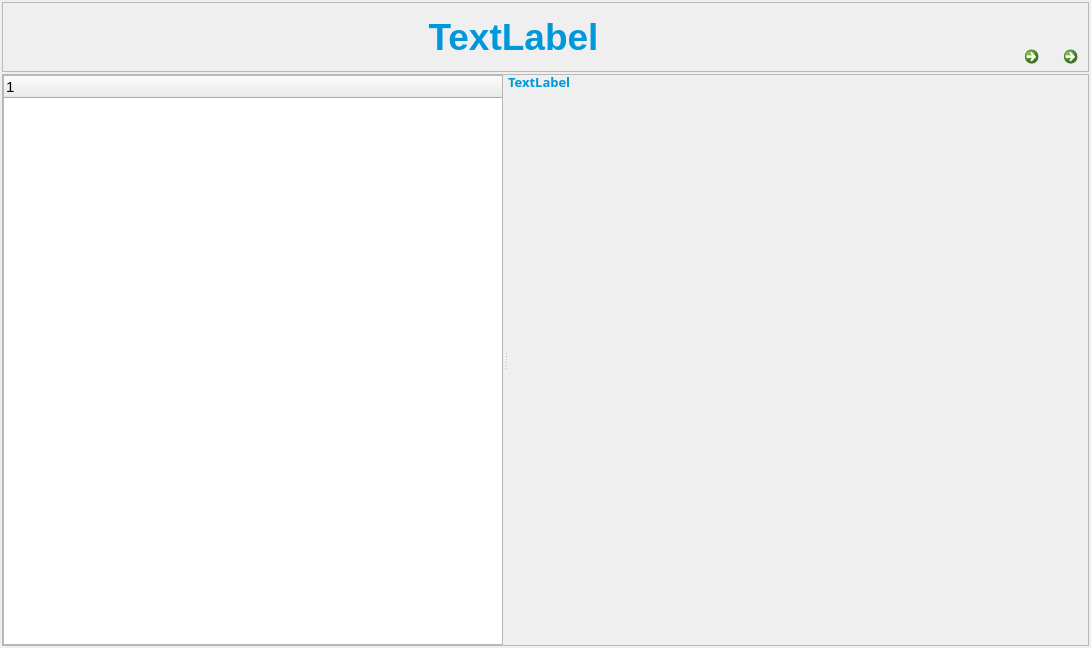
<?xml version="1.0" encoding="UTF-8"?>
<ui version="4.0">
 <class>MainWindow</class>
 <widget class="QMainWindow" name="MainWindow">
  <property name="geometry">
   <rect>
    <x>0</x>
    <y>0</y>
    <width>1091</width>
    <height>648</height>
   </rect>
  </property>
  <property name="windowTitle">
   <string>MainWindow</string>
  </property>
  <property name="styleSheet">
   <string notr="true"/>
  </property>
  <widget class="QWidget" name="centralwidget">
   <layout class="QVBoxLayout" name="verticalLayout_4">
    <property name="spacing">
     <number>2</number>
    </property>
    <property name="leftMargin">
     <number>2</number>
    </property>
    <property name="topMargin">
     <number>2</number>
    </property>
    <property name="rightMargin">
     <number>2</number>
    </property>
    <property name="bottomMargin">
     <number>2</number>
    </property>
    <item>
     <widget class="QFrame" name="frame_2">
      <property name="minimumSize">
       <size>
        <width>0</width>
        <height>70</height>
       </size>
      </property>
      <property name="maximumSize">
       <size>
        <width>16777215</width>
        <height>70</height>
       </size>
      </property>
      <property name="frameShape">
       <enum>QFrame::StyledPanel</enum>
      </property>
      <property name="frameShadow">
       <enum>QFrame::Raised</enum>
      </property>
      <layout class="QHBoxLayout" name="horizontalLayout_3">
       <property name="spacing">
        <number>0</number>
       </property>
       <property name="leftMargin">
        <number>0</number>
       </property>
       <property name="topMargin">
        <number>0</number>
       </property>
       <property name="rightMargin">
        <number>0</number>
       </property>
       <property name="bottomMargin">
        <number>0</number>
       </property>
       <item>
        <widget class="QLabel" name="label_logo">
         <property name="sizePolicy">
          <sizepolicy hsizetype="Preferred" vsizetype="Preferred">
           <horstretch>0</horstretch>
           <verstretch>0</verstretch>
          </sizepolicy>
         </property>
         <property name="minimumSize">
          <size>
           <width>0</width>
           <height>70</height>
          </size>
         </property>
         <property name="maximumSize">
          <size>
           <width>450</width>
           <height>70</height>
          </size>
         </property>
         <property name="text">
          <string/>
         </property>
         <property name="pixmap">
          <pixmap>../res/Zions_100.png</pixmap>
         </property>
         <property name="scaledContents">
          <bool>true</bool>
         </property>
         <property name="wordWrap">
          <bool>false</bool>
         </property>
        </widget>
       </item>
       <item>
        <layout class="QHBoxLayout" name="horizontalLayout_2">
         <item>
          <spacer name="horizontalSpacer_2">
           <property name="orientation">
            <enum>Qt::Horizontal</enum>
           </property>
           <property name="sizeHint" stdset="0">
            <size>
             <width>40</width>
             <height>20</height>
            </size>
           </property>
          </spacer>
         </item>
         <item>
          <widget class="QLabel" name="label_Title">
           <property name="sizePolicy">
            <sizepolicy hsizetype="Expanding" vsizetype="Preferred">
             <horstretch>0</horstretch>
             <verstretch>0</verstretch>
            </sizepolicy>
           </property>
           <property name="minimumSize">
            <size>
             <width>221</width>
             <height>40</height>
            </size>
           </property>
           <property name="maximumSize">
            <size>
             <width>16777215</width>
             <height>40</height>
            </size>
           </property>
           <property name="font">
            <font>
             <family>Arial</family>
             <pointsize>28</pointsize>
             <weight>75</weight>
             <bold>true</bold>
            </font>
           </property>
           <property name="styleSheet">
            <string notr="true">color: #0098DA</string>
           </property>
           <property name="text">
            <string>TextLabel</string>
           </property>
           <property name="alignment">
            <set>Qt::AlignCenter</set>
           </property>
          </widget>
         </item>
         <item>
          <spacer name="horizontalSpacer">
           <property name="orientation">
            <enum>Qt::Horizontal</enum>
           </property>
           <property name="sizeHint" stdset="0">
            <size>
             <width>40</width>
             <height>20</height>
            </size>
           </property>
          </spacer>
         </item>
         <item>
          <layout class="QVBoxLayout" name="verticalLayout">
           <item>
            <spacer name="verticalSpacer_2">
             <property name="orientation">
              <enum>Qt::Vertical</enum>
             </property>
             <property name="sizeHint" stdset="0">
              <size>
               <width>20</width>
               <height>40</height>
              </size>
             </property>
            </spacer>
           </item>
           <item>
            <layout class="QHBoxLayout" name="horizontalLayout">
             <property name="spacing">
              <number>0</number>
             </property>
             <item>
              <widget class="QCommandLinkButton" name="ChangeUser">
               <property name="sizePolicy">
                <sizepolicy hsizetype="Preferred" vsizetype="Preferred">
                 <horstretch>0</horstretch>
                 <verstretch>0</verstretch>
                </sizepolicy>
               </property>
               <property name="minimumSize">
                <size>
                 <width>0</width>
                 <height>0</height>
                </size>
               </property>
               <property name="maximumSize">
                <size>
                 <width>32</width>
                 <height>32</height>
                </size>
               </property>
               <property name="text">
                <string/>
               </property>
               <property name="icon">
                <iconset>
                 <normaloff>../res/ico/changeuser.png</normaloff>../res/ico/changeuser.png</iconset>
               </property>
               <property name="iconSize">
                <size>
                 <width>16</width>
                 <height>16</height>
                </size>
               </property>
              </widget>
             </item>
             <item>
              <widget class="QLabel" name="label_UserName">
               <property name="font">
                <font>
                 <family>Arial</family>
                </font>
               </property>
               <property name="text">
                <string/>
               </property>
              </widget>
             </item>
             <item>
              <widget class="QCommandLinkButton" name="ChangePassword">
               <property name="minimumSize">
                <size>
                 <width>32</width>
                 <height>32</height>
                </size>
               </property>
               <property name="maximumSize">
                <size>
                 <width>32</width>
                 <height>32</height>
                </size>
               </property>
               <property name="text">
                <string/>
               </property>
               <property name="icon">
                <iconset>
                 <normaloff>../res/ico/changepassword.png</normaloff>../res/ico/changepassword.png</iconset>
               </property>
               <property name="iconSize">
                <size>
                 <width>16</width>
                 <height>16</height>
                </size>
               </property>
              </widget>
             </item>
            </layout>
           </item>
          </layout>
         </item>
        </layout>
       </item>
      </layout>
     </widget>
    </item>
    <item>
     <widget class="QFrame" name="frame">
      <property name="frameShape">
       <enum>QFrame::StyledPanel</enum>
      </property>
      <property name="frameShadow">
       <enum>QFrame::Raised</enum>
      </property>
      <layout class="QVBoxLayout" name="verticalLayout_3">
       <property name="leftMargin">
        <number>0</number>
       </property>
       <property name="topMargin">
        <number>0</number>
       </property>
       <property name="rightMargin">
        <number>0</number>
       </property>
       <property name="bottomMargin">
        <number>0</number>
       </property>
       <item>
        <widget class="QSplitter" name="splitter">
         <property name="sizePolicy">
          <sizepolicy hsizetype="Expanding" vsizetype="Expanding">
           <horstretch>0</horstretch>
           <verstretch>0</verstretch>
          </sizepolicy>
         </property>
         <property name="orientation">
          <enum>Qt::Horizontal</enum>
         </property>
         <property name="opaqueResize">
          <bool>true</bool>
         </property>
         <property name="handleWidth">
          <number>5</number>
         </property>
         <property name="childrenCollapsible">
          <bool>true</bool>
         </property>
         <widget class="QTreeWidget" name="treeWidget">
          <property name="sizePolicy">
           <sizepolicy hsizetype="Preferred" vsizetype="Expanding">
            <horstretch>1</horstretch>
            <verstretch>0</verstretch>
           </sizepolicy>
          </property>
          <property name="minimumSize">
           <size>
            <width>200</width>
            <height>0</height>
           </size>
          </property>
          <property name="maximumSize">
           <size>
            <width>500</width>
            <height>16777215</height>
           </size>
          </property>
          <property name="sizeIncrement">
           <size>
            <width>300</width>
            <height>0</height>
           </size>
          </property>
          <property name="baseSize">
           <size>
            <width>300</width>
            <height>0</height>
           </size>
          </property>
          <property name="font">
           <font>
            <family>Arial</family>
            <pointsize>11</pointsize>
            <weight>50</weight>
            <bold>false</bold>
           </font>
          </property>
          <column>
           <property name="text">
            <string notr="true">1</string>
           </property>
          </column>
         </widget>
         <widget class="QWidget" name="layoutWidget">
          <layout class="QVBoxLayout" name="verticalLayout_2">
           <property name="spacing">
            <number>2</number>
           </property>
           <item>
            <widget class="QLabel" name="label_FunPath">
             <property name="sizePolicy">
              <sizepolicy hsizetype="Expanding" vsizetype="Fixed">
               <horstretch>0</horstretch>
               <verstretch>0</verstretch>
              </sizepolicy>
             </property>
             <property name="minimumSize">
              <size>
               <width>0</width>
               <height>16</height>
              </size>
             </property>
             <property name="maximumSize">
              <size>
               <width>16777215</width>
               <height>16</height>
              </size>
             </property>
             <property name="font">
              <font>
               <family>Arial Black</family>
               <pointsize>10</pointsize>
               <weight>75</weight>
               <bold>true</bold>
              </font>
             </property>
             <property name="styleSheet">
              <string notr="true">color: #0098DA</string>
             </property>
             <property name="text">
              <string>TextLabel</string>
             </property>
             <property name="alignment">
              <set>Qt::AlignBottom|Qt::AlignLeading|Qt::AlignLeft</set>
             </property>
            </widget>
           </item>
           <item>
            <widget class="QStackedWidget" name="stackedWidget">
             <property name="sizePolicy">
              <sizepolicy hsizetype="Preferred" vsizetype="Preferred">
               <horstretch>10</horstretch>
               <verstretch>0</verstretch>
              </sizepolicy>
             </property>
             <property name="minimumSize">
              <size>
               <width>200</width>
               <height>0</height>
              </size>
             </property>
             <property name="styleSheet">
              <string notr="true"/>
             </property>
             <property name="currentIndex">
              <number>1</number>
             </property>
             <widget class="QWidget" name="page"/>
             <widget class="QWidget" name="page_2"/>
            </widget>
           </item>
          </layout>
         </widget>
        </widget>
       </item>
      </layout>
     </widget>
    </item>
   </layout>
  </widget>
 </widget>
 <resources/>
 <connections/>
</ui>
